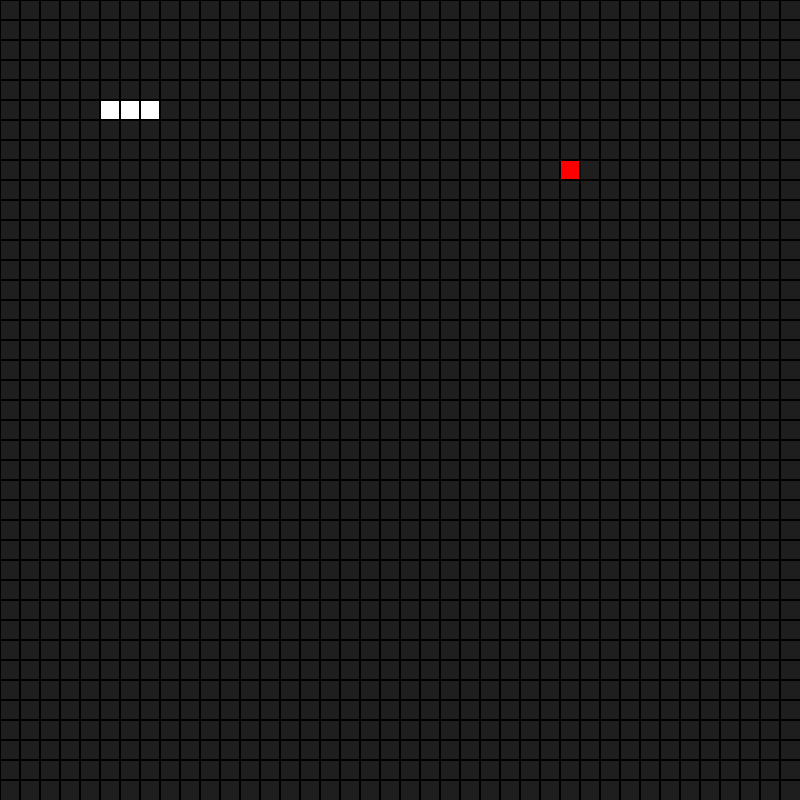
Frame 1 (no input)
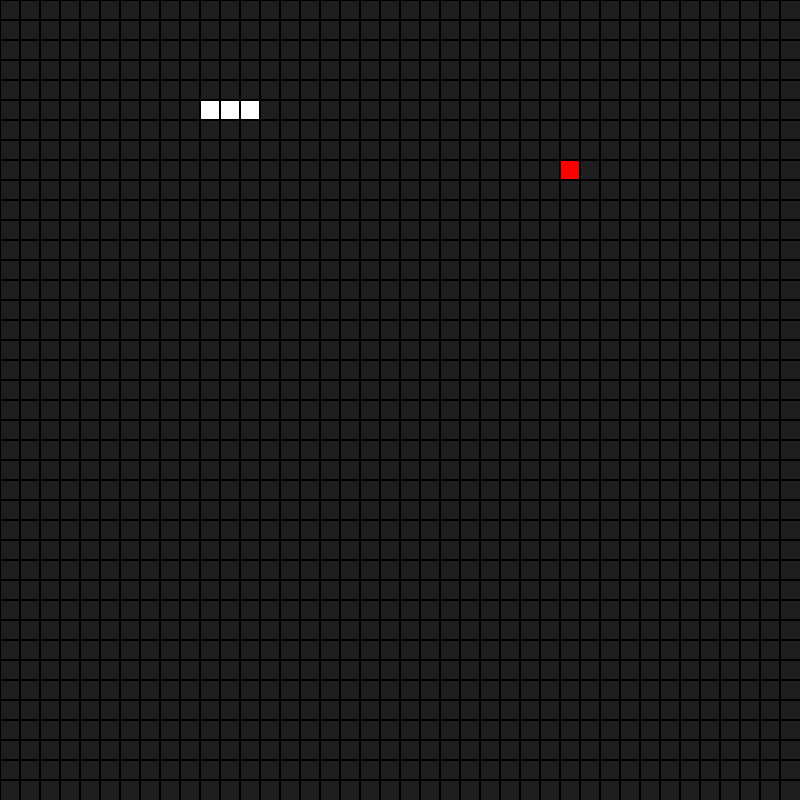
Frame 60 (no input)
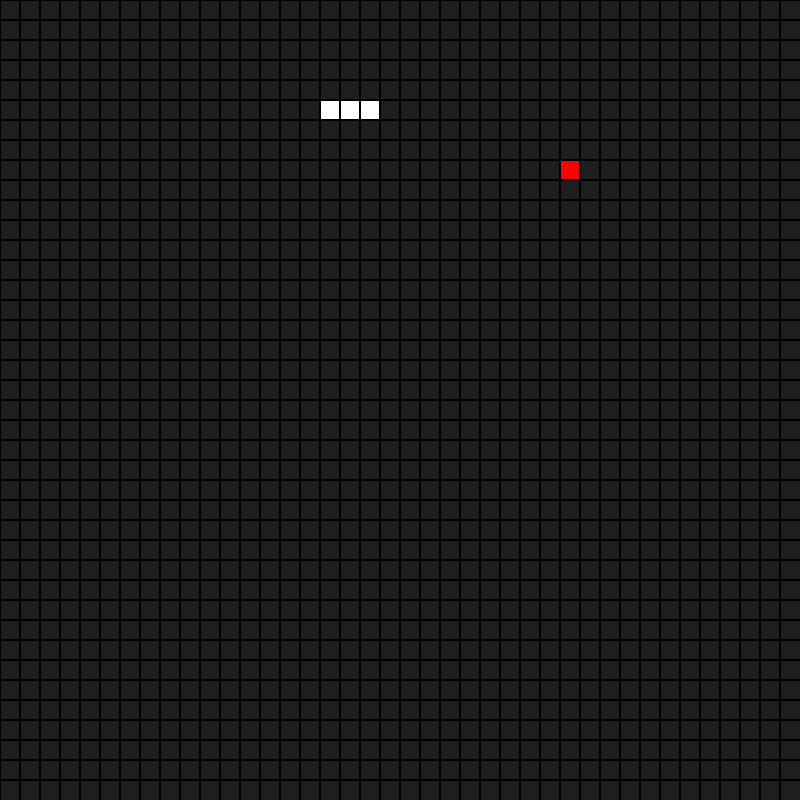
Frame 120 (the mouse pressed at the canvas centre since frame 60)

The p5.js sketch that drew these frames (run headless with seeded random() and noise() and a simulated clock; from frame 60 on, the mouse is pressed at the canvas centre):

// p5.js sketch
// ── sketch.js
let snake;
let pixel = 20;
let dim = 800;
let apple;
let ai;
let player = 'ai';

function setup() {
  createCanvas(dim, dim);

  snake = new Snake('player', false);
  apple = new Apple();

  ai = new GreedyAI();
}

function draw() {
  showGrid();

  snake.show();
  if (!snake.isDead()) {
    snake.update();
    snake.eatingApple();
  }
  apple.show();
}

function showGrid() {
  background(30);
  for (var i = 0 ; i < dim/pixel ; i++) {
    fill(30);
    strokeWeight(2);
    line(0, i*pixel, dim, i*pixel);
    line(i*pixel, 0, i*pixel, dim);
  }
}

function keyPressed() {
  if (player == 'player') {
    if (keyCode === LEFT_ARROW) {
      snake.changeDirection(1);
    } else if (keyCode === RIGHT_ARROW) {
      snake.changeDirection(0);
    } else if (keyCode === DOWN_ARROW) {
      snake.changeDirection(2);
    } else if (keyCode === UP_ARROW) {
      snake.changeDirection(3);
    }
  }
}

// ── Apple.js
class Apple {
  constructor() {
    this.generateNewApple();
  }

  show() {
    fill(255, 0, 0);
    rect(this.x*pixel, this.y*pixel, pixel, pixel);
  }

  generateNewApple() {
    this.x = floor(random(0, dim/pixel));
    this.y = floor(random(0, dim/pixel));
  }
}

// ── GreedyAI.js
class GreedyAI {
  constructor() {

  }

  thinkOfMove() {
    var applePos = createVector(apple.x, apple.y);

    return this.getShortestPath(applePos);
  }

  getShortestPath(applePos) {
    var move;
    if (abs(abs(applePos.x) - abs(snake.x[0])) > abs(abs(applePos.y) - abs(snake.y[0]))) {
      if (applePos.x < snake.x[0]) {
        var move = 1;
      } else {
        var move = 0;
      }
    } else {
      if (applePos.y < snake.y[0]) {
        var move = 3;
      } else {
        var move = 2;
      }
    }

    //if (!this.isSuicidalMove()) {
      return move;
    //}

  }

  isSuicidalMove(move) {
    var clone = new Snake('player', true);

    clone.dir = move;
    clone.moveNow();

    return clone.isDead();
  }
}

// ── Snake.js
class Snake {
  constructor(player, clone) {
    if (!clone) {
      this.player = player;
      this.x = [];
      this.y = [];
      this.length = 3;
      this.dir = 0;
    } else {
      this.player = player;
      this.x = snake.x;
      this.y = snake.y;
      this.length = snake.length;
      this.dir = snake.dir;
    }

    this.refresh = 0;

    this.init();

  }

  init() {
    for (var i = this.length-1 ; i > -1 ; i--) {
      this.x.push(i + 5);
      this.y.push(5);
    }

  }

  moveNow() {
    for (var i = this.length-1 ; i > 0 ; i--) {
      this.x[i] = this.x[i-1];
      this.y[i] = this.y[i-1];
    }

    if (this.dir == 0) {
      this.x[0]++;
    } else if (this.dir == 1) {
      this.x[0]--;
    } else if (this.dir == 2) {
      this.y[0]++;
    } else if (this.dir == 3) {
      this.y[0]--;
    }
  }

  changeDirection(newDir) {
    //if (this.dir+1 != newDir && this.dir-1 != newDir) {
      this.dir = newDir;
    //}
  }

  show() {
    for (var i = 0 ; i < this.length ; i++) {
      fill(255, 255, 255);
      rect(this.x[i] * pixel, this.y[i] * pixel, pixel, pixel);
    }
  }

  update() {
    this.refresh++;
    if (this.refresh == 10) {

      if (player == 'ai') {
        this.dir = ai.thinkOfMove();
      }

      for (var i = this.length-1 ; i > 0 ; i--) {
        this.x[i] = this.x[i-1];
        this.y[i] = this.y[i-1];
      }

      if (this.dir == 0) {
        this.x[0]++;
      } else if (this.dir == 1) {
        this.x[0]--;
      } else if (this.dir == 2) {
        this.y[0]++;
      } else if (this.dir == 3) {
        this.y[0]--;
      }

      this.refresh = 0;
    }
  }

  isDead() {
    //overlap
    for (var i = 0 ; i < this.length-1 ; i++) {
      for (var j = 0 ; j < this.length-1 ; j++) {
        if (this.x[i] == this.x[j] && this.y[i] == this.y[j] && i != j) {
          return true;
        }
      }
    }

    //out of bounds
    for (var i = 0 ; i < this.length-1 ; i++) {
      if (this.x[i] < 0 || this.x[i] > dim/pixel*5 || this.y[i] < 0 || this.y[i] > dim/pixel*5) {
        return true;
      }
    }

    return false;
  }

  eatingApple() {
    for (var i = 0 ; i < this.length ; i++) {
      if (this.x[i] == apple.x && this.y[i] == apple.y) {
        apple.generateNewApple();


        var tailX = this.x[this.length-1];
        var tailY = this.y[this.length-1];

        for (var i = this.length-1 ; i > 0 ; i--) {
          this.x[i] = this.x[i-1];
          this.y[i] = this.y[i-1];
        }

        if (this.dir == 0) {
          this.x[0]++;
        } else if (this.dir == 1) {
          this.x[0]--;
        } else if (this.dir == 2) {
          this.y[0]++;
        } else if (this.dir == 3) {
          this.y[0]--;
        }

        this.x.push(tailX);
        this.y.push(tailY);

        this.length++;
      }
    }
  }


}

function cloneSnake() {
  return new Snake('player', true);
}
